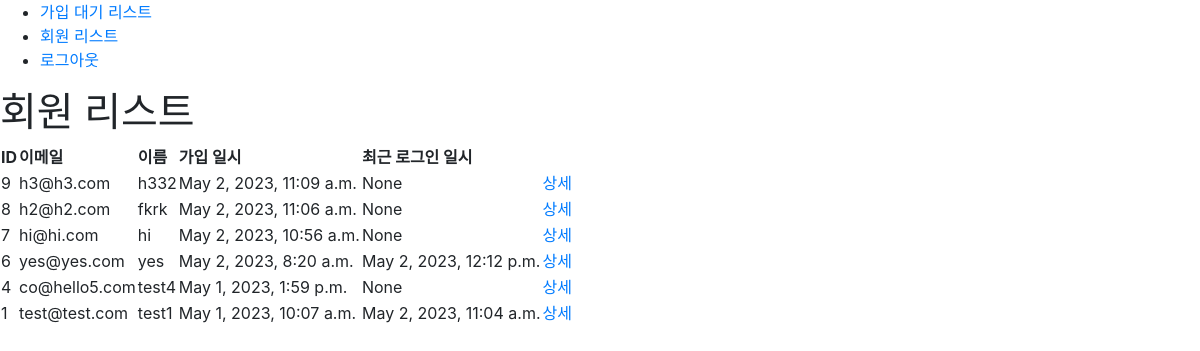
The page /accounts/users/ (signed in) on the database its author committed.
### accounts/models.py (models this page shows, shortened)
class CustomUser(AbstractBaseUser, PermissionsMixin):
    email = models.EmailField(unique=True)
    name = models.CharField(max_length=50)
    phone_number = models.CharField(max_length=11)
    STATUS_CHOICES = (
        ('W', '대기'),
        ('A', '승인'),
        ('R', '거절'),
    )
    status = models.CharField(max_length=1, choices=STATUS_CHOICES, default='W')
    LEVEL_CHOICES = (
        ('M', '마스터'),
        ('A', '관리자'),
        ('U', '일반'),
    )
    level = models.CharField(max_length=1, choices=LEVEL_CHOICES, default='U')
    is_active = models.BooleanField(default=True)
    is_staff = models.BooleanField(default=False)
    is_superuser = models.BooleanField(default=False)
    permission_approve = models.BooleanField(default=False)
    permission_list = models.BooleanField(default=False)
    permission_edit = models.BooleanField(default=False)
    permission_delete = models.BooleanField(default=False)
    date_joined = models.DateTimeField(default=timezone.now)
    date_rejected = models.DateTimeField(blank=True, null=True)
    reject_reason = models.TextField(blank=True, null=True)
    date_secession = models.DateTimeField(blank=True, null=True)
    secession_reason = models.TextField(blank=True, null=True)
    objects = CustomUserManager()
    USERNAME_FIELD = 'email'
    REQUIRED_FIELDS = ['name', 'phone_number']
    class Meta:
        ordering = ['-id']

### accounts/views.py (the view)
# urls.py: path('users/', UserListView.as_view(), name='user_list'),
class UserListView(ListView):
    model = CustomUser
    template_name = 'user_list.html'
    queryset = CustomUser.objects.filter(status='A')
    context_object_name = 'users'

### accounts/templates/user_list.html (shortened to what this page needs)
{% extends 'base.html' %}
{% block content %}
{% if user.is_authenticated %}
  {% if not user.level == 'R' or 'W' %}
    <h1>회원 리스트</h1>
    <table>
      <thead>
        <tr>
          <th>ID</th>
          <th>이메일</th>
          <th>이름</th>
          <th>가입 일시</th>
          <th>최근 로그인 일시</th>
          <th></th>
        </tr>
      </thead>
      <tbody>
        {% for user in users %}
        <tr>
          <td>{{ user.id }}</td>
          <td>{{ user.email }}</td>
          <td>{{ user.name }}</td>
          <td>{{ user.date_joined }}</td>
          <td>{{ user.last_login }}</td>
          <td>
            <a href="{% url 'accountapp:user_detail' user.pk %}">상세</a>
          </td>
        </tr>
        {% empty %}
        <tr>
          <td colspan="7">회원이 없습니다.</td>
        </tr>
        {% endfor %}
      </tbody>
    </table>
{% endif %}
{% endif %}
{% endblock %}

### rows shown on the page
CustomUser: id "9", email "h3@h3.com", name "h332", date_joined "May 2, 2023, 11:09 a.m.", last_login "None"
CustomUser: id "8", email "h2@h2.com", name "fkrk", date_joined "May 2, 2023, 11:06 a.m.", last_login "None"
CustomUser: id "7", email "hi@hi.com", name "hi", date_joined "May 2, 2023, 10:56 a.m.", last_login "None"
CustomUser: id "6", email "yes@yes.com", name "yes", date_joined "May 2, 2023, 8:20 a.m.", last_login "May 2, 2023, 12:12 p.m."
CustomUser: id "4", email "co@hello5.com", name "test4", date_joined "May 1, 2023, 1:59 p.m.", last_login "None"
CustomUser: id "1", email "test@test.com", name "test1", date_joined "May 1, 2023, 10:07 a.m.", last_login "May 2, 2023, 11:04 a.m."
